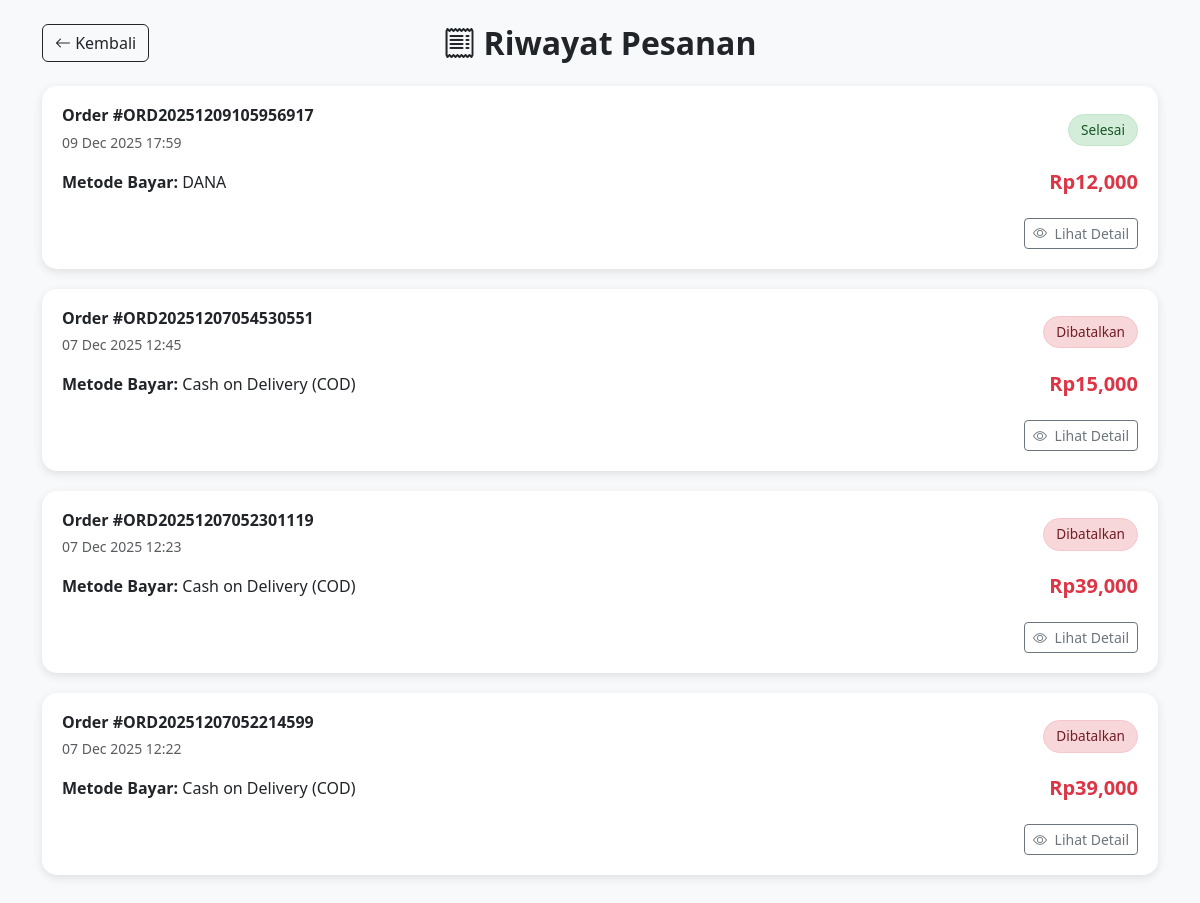
/riwayat_pesanan.php (signed in), run on the app's committed database.
### tables this page shows
CREATE TABLE `orders` (
  `order_id` int(10) NOT NULL,
  `order_number` varchar(50) NOT NULL,
  `user_id` int(10) NOT NULL,
  `total_harga` int(50) NOT NULL,
  `metode_pembayaran` enum('DANA','Cash on Delivery (COD)') NOT NULL,
  `catatan` text NOT NULL,
  `status` enum('Diproses','Dikirim','Selesai','Dibatalkan','Menunggu Pembayaran','Menunggu Verifikasi') NOT NULL,
  `alamat_pengiriman` text NOT NULL,
  `tanggal_order` datetime NOT NULL DEFAULT current_timestamp()
);

### riwayat_pesanan.php (the view, shortened to what this page needs)
<?php
require "function.php";
$user_id = $_SESSION['user_id'];
$query = "SELECT * FROM orders
          WHERE user_id = $user_id
          AND status IN ('Selesai', 'Dibatalkan')
          ORDER BY tanggal_order DESC";
$result = mysqli_query($conn, $query);
?>
<!DOCTYPE html>
<html lang="en">
<head>
    <link href="https://cdn.jsdelivr.net/npm/bootstrap@5.3.8/dist/css/bootstrap.min.css" rel="stylesheet">
    <link rel="stylesheet" href="https://cdn.jsdelivr.net/npm/bootstrap-icons@1.11.1/font/bootstrap-icons.css">
</head>
<body>
<div class="container py-4">
    <div class="d-flex align-items-center justify-content-center position-relative mb-4">
        <a href="profile.php" class="btn btn-outline-dark position-absolute start-0">
            <i class="bi bi-arrow-left"></i> Kembali
        </a>
        <h2 class="fw-bold text-center d-flex align-items-center gap-2 m-0">
            <i class="bi bi-receipt"></i> Riwayat Pesanan
        </h2>
    </div>
    <?php if(mysqli_num_rows($result) == 0): ?>
        <div class="text-center py-5">
            <i class="bi bi-receipt" style="font-size: 4rem; color: #ddd;"></i>
            <h4 class="mt-3">Belum ada riwayat pesanan</h4>
            <p class="text-muted">Pesanan yang sudah selesai atau dibatalkan akan muncul di sini</p>
        </div>
    <?php else: ?>
        <?php while($order = mysqli_fetch_assoc($result)): ?>
            <?php
            $status_class = '';
            if($order['status'] == 'Selesai') {
                $status_class = 'status-selesai';
            } elseif($order['status'] == 'Dibatalkan') {
                $status_class = 'status-dibatalkan';
            }
            ?>
            <div class="order-card">
                <div class="d-flex justify-content-between align-items-center mb-3">
                    <div>
                        <h6 class="fw-bold mb-1">Order #<?php echo htmlspecialchars($order['order_number']); ?></h6>
                        <small class="text-muted"><?php echo date('d M Y H:i', strtotime($order['tanggal_order'])); ?></small>
                    </div>
                    <span class="status-badge <?php echo $status_class; ?>">
                        <?php echo htmlspecialchars($order['status']); ?>
                    </span>
                </div>
                <div class="row">
                    <div class="col-md-8">
                        <p class="mb-1"><strong>Metode Bayar:</strong> <?php echo htmlspecialchars($order['metode_pembayaran']); ?></p>
                    </div>
                    <div class="col-md-4 text-md-end">
                        <h5 class="text-danger fw-bold">Rp<?php echo number_format($order['total_harga']); ?></h5>
                    </div>
                </div>
                <div class="text-end mt-3">
                    <a href="lihat_detail_riwayat.php?order_id=<?php echo $order['order_id']; ?>" class="btn btn-outline-secondary btn-sm">
                        <i class="bi bi-eye me-1"></i> Lihat Detail
                    </a>
                </div>
            </div>
        <?php endwhile; ?>
    <?php endif; ?>
</div>
</body>
</html>

### riwayat_pesanan.php (style rules this page uses)
body { background-color: #f8f9fa; }
.order-card { background: white; border-radius: 15px; padding: 20px; margin-bottom: 20px; box-shadow: 0 3px 10px rgba(0,0,0,0.1); }
.status-badge { font-size: 0.85rem; padding: 5px 12px; border-radius: 20px; }
.status-selesai { background-color: #d4edda; color: #155724; border: 1px solid #c3e6cb; }
.status-dibatalkan { background-color: #f8d7da; color: #721c24; border: 1px solid #f5c6cb; }

### data on the page
orders: order_number "ORD20251209105956917", tanggal_order "09 Dec 2025 17:59", status "Selesai", metode_pembayaran "DANA", total_harga "12,000"
orders: order_number "ORD20251207054530551", tanggal_order "07 Dec 2025 12:45", status "Dibatalkan", metode_pembayaran "Cash on Delivery (COD)", total_harga "15,000"
orders: order_number "ORD20251207052301119", tanggal_order "07 Dec 2025 12:23", status "Dibatalkan", metode_pembayaran "Cash on Delivery (COD)", total_harga "39,000"
orders: order_number "ORD20251207052214599", tanggal_order "07 Dec 2025 12:22", status "Dibatalkan", metode_pembayaran "Cash on Delivery (COD)", total_harga "39,000"
